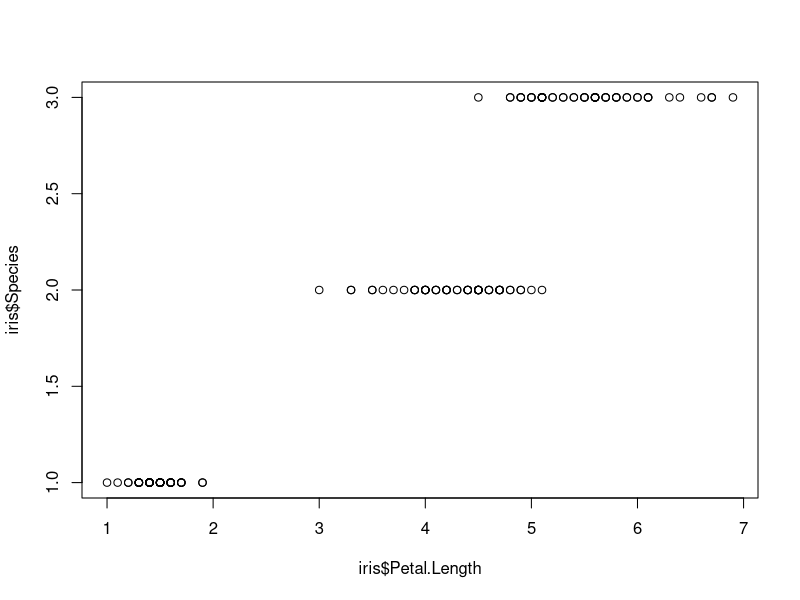

Reproduce this figure in R.
#author kumar abhinav
setwd("C:/Users/Lenovo/Downloads/tds/correlation")
data("iris")
plot(iris$Petal.Length,iris$Species)
iris.glm<-glm(Species~Petal.Length,data = iris,family = binomial)
summary(iris.glm)
#Call:
#  glm(formula = Species ~ Petal.Length, family = binomial, data = iris)

#Deviance Residuals: 
#  Min          1Q      Median          3Q         Max  
#-3.997e-05  -2.100e-08   2.100e-08   2.100e-08   6.429e-05  

#Coefficients:
#  Estimate Std. Error z value Pr(>|z|)
#(Intercept)    -91.67   47334.35  -0.002    0.998
#Petal.Length    37.22   18357.58   0.002    0.998

#(Dispersion parameter for binomial family taken to be 1)

#Null deviance: 1.9095e+02  on 149  degrees of freedom
#Residual deviance: 7.3324e-09  on 148  degrees of freedom
#AIC: 4

#Number of Fisher Scoring iterations: 25

#generate confidence intervals for reg. coefficients
confint(iris.glm)
exp(iris.glm$coefficients)
exp(confint(iris.glm))
